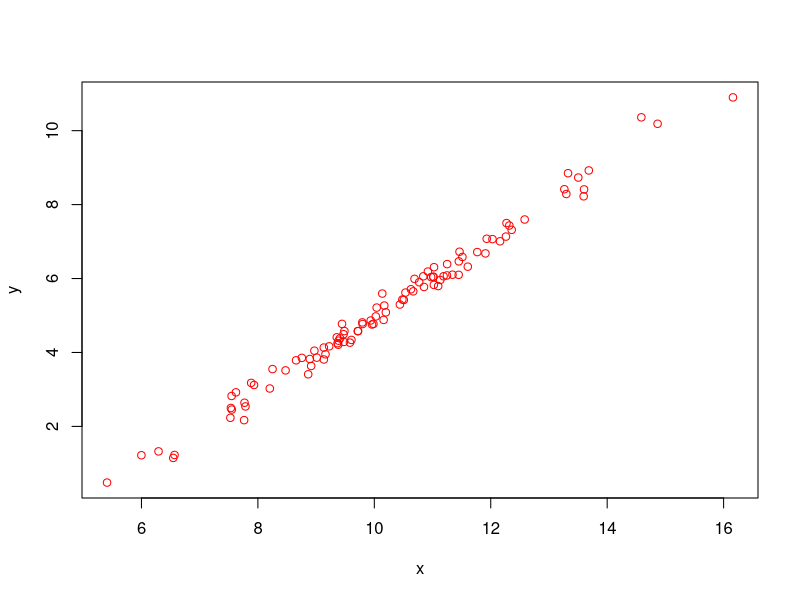
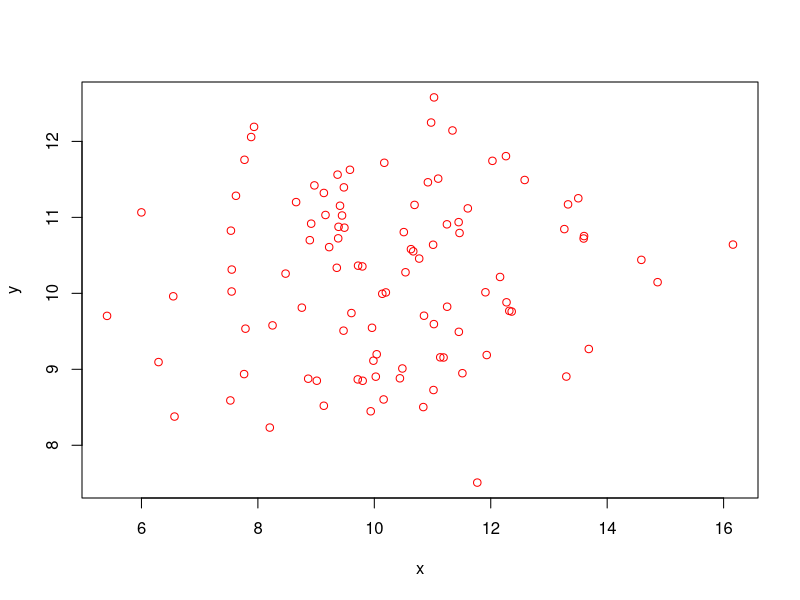
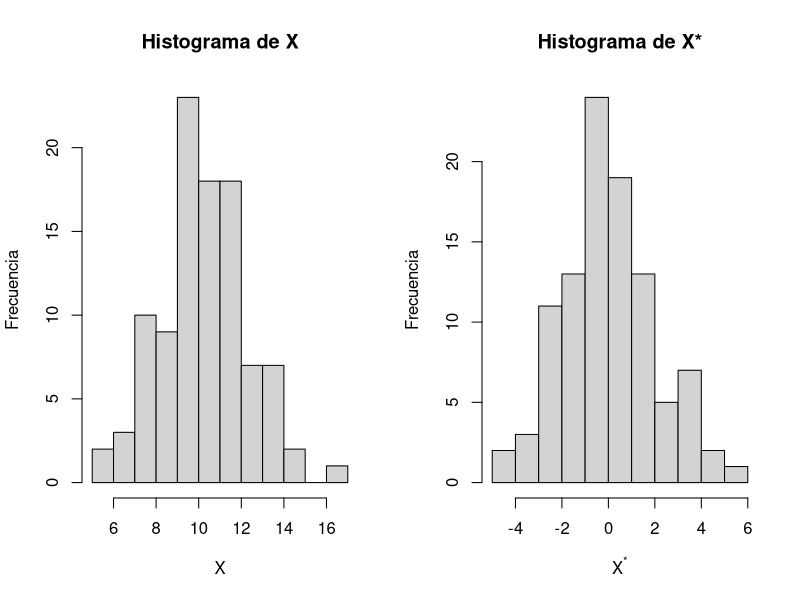

Here is the R script that generated these plots, in order:
## ---- chunk 1
set.seed(878)
x <- rnorm(100, mean = 10, sd = 2)
y <- x + rnorm(100, mean = -5, sd = 0.2)
plot(x, y, col = "red")
## ---- chunk 2
y <- rnorm(100, mean = 10, sd = 1)
plot(x, y, col = "red")
## ---- chunk 3
df <- data.frame(x = x, y = y)
knitr::kable(head(df), caption = "Primeras seis filas de tabla que contiene *X* y *Y*.")
## ---- chunk 4
par(mfrow = c(1, 2))
hist(x, main = "Histograma de X", xlab = "X", ylab = "Frecuencia")
hist(x-mean(x), xlab = expression(X^"*"), main = "Histograma de X*", ylab = "Frecuencia")
## ---- chunk 5
df.1 <- df
df.1$x <- df$x - mean(df$x)
df.1$y <- df$y - mean(df$y)
knitr::kable(df.1, caption = "Variables *X* y *Y* centradas (con media de 0).")
## ---- chunk 6
cor.test(x, y)
